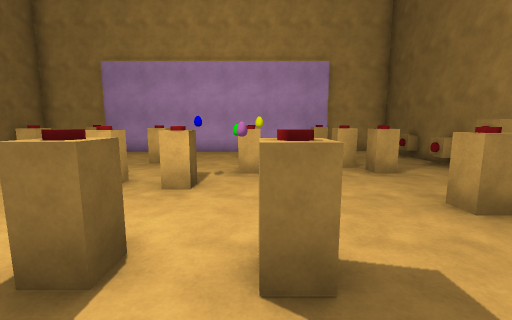
View 1 (above)

12 first-person views from a walk through a Unity game level. The camera is 1.4 m above the floor, tilts 8° down and sees 90° across. Doors are open. The floor is counted in squares, 1.26 m on a side. Each view is taken from the middle of a square. On the plan, view 1 faces up. The plan holds only what a view shows up to about 12 squares ahead; the rest is blank. The place goes on beyond the plan. The player character is not drawn. Some animated figures are not drawn.

View 2
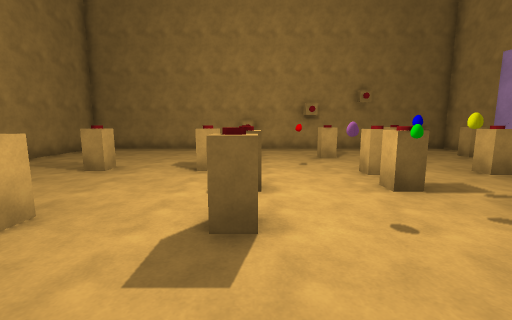

View 3
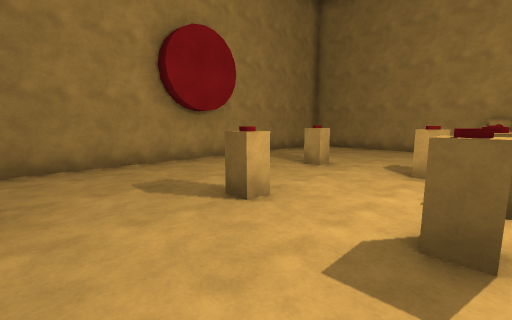

View 4
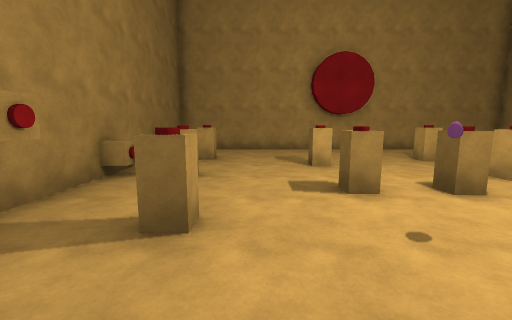

View 5
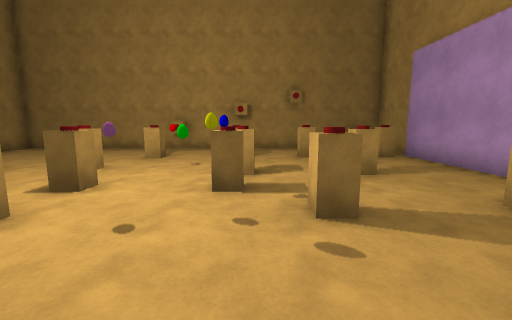

View 6
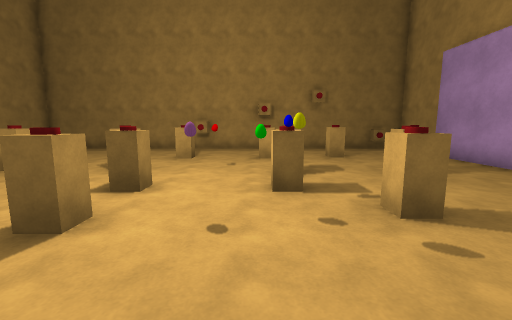

View 7
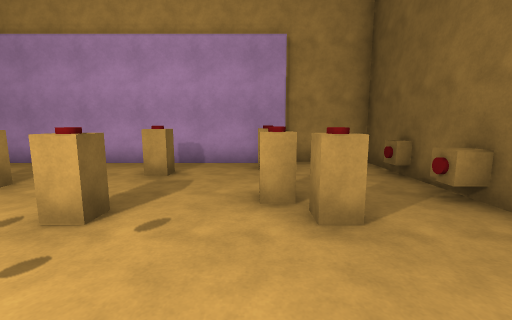

View 8
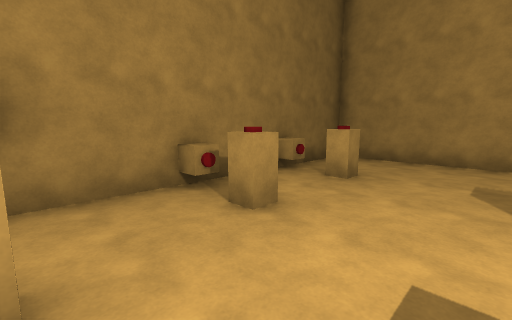

View 9
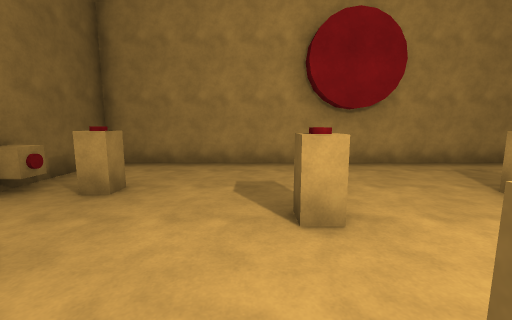

View 10
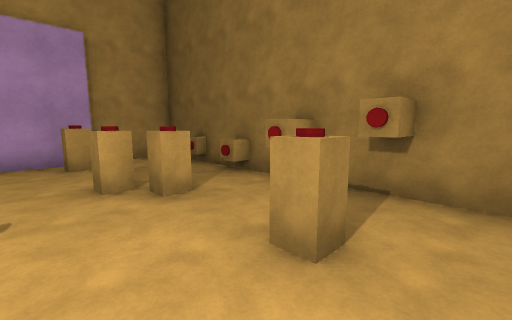

View 11
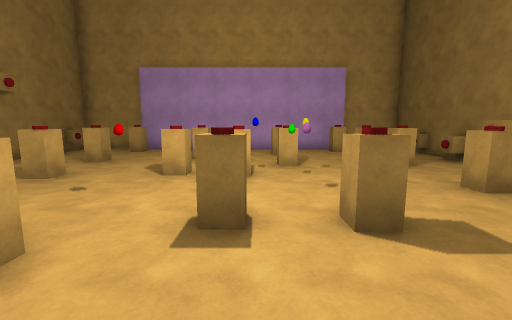

View 12
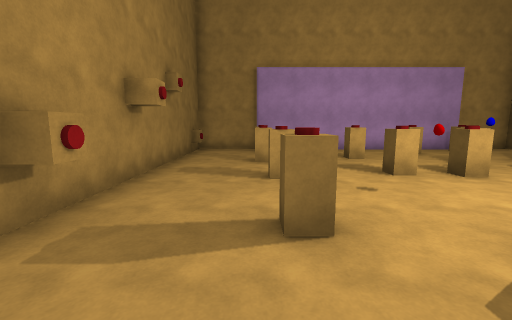

### Floor plan
Points are (right, up) in squares from view 1. A wall is a line through its corners. A room is listed if a view was taken in it or the views show most of it. See-through windows are left out.
Room 1 (views 1, 2, 3, 4, 5, 6, 7, 8, 9, 10, 11, 12)
walls: (-5.9, 10.5) (-8.6, 10.5) (-8.6, -5.3) (5.2, -5.3) (5.2, 10.5) (2.9, 10.5); (2.9, 10.3) (-6, 10.3)
objects: other object (-9, 9) to (-8, 9); other object (-8, 2); other object (-6, 7); other object (-6, 9); other object (-5, 2); other object (-5, 4); other object (-3, -2); other object (-3, 1); other object (-3, 5); other object (-3, 7); other object (-1, 2); other object (-1, 5); other object (0, -1); other object (0, 2); other object (0, 6); other object (0, 9); other object (2, 7); other object (2, 9); other object (3, 3); other object (3, 6); other object (4, -2); other object (4, 1); other object (5, -2) to (6, -2); other object (5, 0) to (6, 1); other object (5, 7) to (6, 7); other object (5, 8) to (6, 9)

Positions as (right, up) in squares from view 1, and headings:
1: (0, 0), facing up
2: (3, 2), facing left
3: (3, 2), facing down-left
4: (2, 6), facing down
5: (3, 5), facing left
6: (3, 4), facing left
7: (2, 3), facing up
8: (1, 3), facing down-right
9: (1, 2), facing down
10: (1, 2), facing up-right
11: (-1, -1), facing up
12: (-6, -1), facing up
